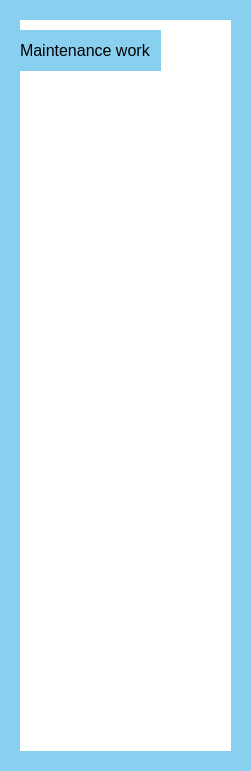
    <widget class="QWidget" name="maintenanceWidget_5" native="true">
     <property name="geometry">
      <rect>
       <x>1890</x>
       <y>200</y>
       <width>251</width>
       <height>771</height>
      </rect>
     </property>
     <property name="palette">
      <palette>
       <active>
        <colorrole role="Button">
         <brush brushstyle="SolidPattern">
          <color alpha="255">
           <red>137</red>
           <green>207</green>
           <blue>240</blue>
          </color>
         </brush>
        </colorrole>
        <colorrole role="BrightText">
         <brush brushstyle="SolidPattern">
          <color alpha="255">
           <red>0</red>
           <green>0</green>
           <blue>0</blue>
          </color>
         </brush>
        </colorrole>
        <colorrole role="Base">
         <brush brushstyle="SolidPattern">
          <color alpha="255">
           <red>137</red>
           <green>207</green>
           <blue>240</blue>
          </color>
         </brush>
        </colorrole>
        <colorrole role="Window">
         <brush brushstyle="SolidPattern">
          <color alpha="255">
           <red>137</red>
           <green>207</green>
           <blue>240</blue>
          </color>
         </brush>
        </colorrole>
       </active>
       <inactive>
        <colorrole role="Button">
         <brush brushstyle="SolidPattern">
          <color alpha="255">
           <red>137</red>
           <green>207</green>
           <blue>240</blue>
          </color>
         </brush>
        </colorrole>
        <colorrole role="BrightText">
         <brush brushstyle="SolidPattern">
          <color alpha="255">
           <red>255</red>
           <green>51</green>
           <blue>51</blue>
          </color>
         </brush>
        </colorrole>
        <colorrole role="Base">
         <brush brushstyle="SolidPattern">
          <color alpha="255">
           <red>137</red>
           <green>207</green>
           <blue>240</blue>
          </color>
         </brush>
        </colorrole>
        <colorrole role="Window">
         <brush brushstyle="SolidPattern">
          <color alpha="255">
           <red>137</red>
           <green>207</green>
           <blue>240</blue>
          </color>
         </brush>
        </colorrole>
       </inactive>
       <disabled>
        <colorrole role="Button">
         <brush brushstyle="SolidPattern">
          <color alpha="255">
           <red>137</red>
           <green>207</green>
           <blue>240</blue>
          </color>
         </brush>
        </colorrole>
        <colorrole role="BrightText">
         <brush brushstyle="SolidPattern">
          <color alpha="255">
           <red>0</red>
           <green>0</green>
           <blue>0</blue>
          </color>
         </brush>
        </colorrole>
        <colorrole role="Base">
         <brush brushstyle="SolidPattern">
          <color alpha="255">
           <red>137</red>
           <green>207</green>
           <blue>240</blue>
          </color>
         </brush>
        </colorrole>
        <colorrole role="Window">
         <brush brushstyle="SolidPattern">
          <color alpha="255">
           <red>137</red>
           <green>207</green>
           <blue>240</blue>
          </color>
         </brush>
        </colorrole>
       </disabled>
      </palette>
     </property>
     <property name="autoFillBackground">
      <bool>false</bool>
     </property>
     <property name="styleSheet">
      <string notr="true">background-color: rgb(137, 207, 240);</string>
     </property>
     <widget class="QListView" name="maintenancelistView_9">
      <property name="geometry">
       <rect>
        <x>20</x>
        <y>20</y>
        <width>211</width>
        <height>731</height>
       </rect>
      </property>
      <property name="palette">
       <palette>
        <active>
         <colorrole role="Button">
          <brush brushstyle="SolidPattern">
           <color alpha="255">
            <red>255</red>
            <green>255</green>
            <blue>255</blue>
           </color>
          </brush>
         </colorrole>
         <colorrole role="BrightText">
          <brush brushstyle="SolidPattern">
           <color alpha="255">
            <red>0</red>
            <green>0</green>
            <blue>0</blue>
           </color>
          </brush>
         </colorrole>
         <colorrole role="Window">
          <brush brushstyle="SolidPattern">
           <color alpha="255">
            <red>255</red>
            <green>255</green>
            <blue>255</blue>
           </color>
          </brush>
         </colorrole>
        </active>
        <inactive>
         <colorrole role="Button">
          <brush brushstyle="SolidPattern">
           <color alpha="255">
            <red>255</red>
            <green>255</green>
            <blue>255</blue>
           </color>
          </brush>
         </colorrole>
         <colorrole role="BrightText">
          <brush brushstyle="SolidPattern">
           <color alpha="255">
            <red>255</red>
            <green>51</green>
            <blue>51</blue>
           </color>
          </brush>
         </colorrole>
         <colorrole role="Window">
          <brush brushstyle="SolidPattern">
           <color alpha="255">
            <red>255</red>
            <green>255</green>
            <blue>255</blue>
           </color>
          </brush>
         </colorrole>
        </inactive>
        <disabled>
         <colorrole role="Button">
          <brush brushstyle="SolidPattern">
           <color alpha="255">
            <red>255</red>
            <green>255</green>
            <blue>255</blue>
           </color>
          </brush>
         </colorrole>
         <colorrole role="BrightText">
          <brush brushstyle="SolidPattern">
           <color alpha="255">
            <red>0</red>
            <green>0</green>
            <blue>0</blue>
           </color>
          </brush>
         </colorrole>
         <colorrole role="Window">
          <brush brushstyle="SolidPattern">
           <color alpha="255">
            <red>255</red>
            <green>255</green>
            <blue>255</blue>
           </color>
          </brush>
         </colorrole>
        </disabled>
       </palette>
      </property>
      <property name="autoFillBackground">
       <bool>true</bool>
      </property>
      <property name="styleSheet">
       <string notr="true">background-color: rgb(255, 255, 255);</string>
      </property>
      <property name="frameShape">
       <enum>QFrame::NoFrame</enum>
      </property>
     </widget>
     <widget class="QFrame" name="frame_19">
      <property name="geometry">
       <rect>
        <x>10</x>
        <y>30</y>
        <width>151</width>
        <height>41</height>
       </rect>
      </property>
      <property name="palette">
       <palette>
        <active>
         <colorrole role="Button">
          <brush brushstyle="SolidPattern">
           <color alpha="255">
            <red>137</red>
            <green>207</green>
            <blue>240</blue>
           </color>
          </brush>
         </colorrole>
         <colorrole role="BrightText">
          <brush brushstyle="SolidPattern">
           <color alpha="255">
            <red>0</red>
            <green>0</green>
            <blue>0</blue>
           </color>
          </brush>
         </colorrole>
         <colorrole role="Base">
          <brush brushstyle="SolidPattern">
           <color alpha="255">
            <red>137</red>
            <green>207</green>
            <blue>240</blue>
           </color>
          </brush>
         </colorrole>
         <colorrole role="Window">
          <brush brushstyle="SolidPattern">
           <color alpha="255">
            <red>137</red>
            <green>207</green>
            <blue>240</blue>
           </color>
          </brush>
         </colorrole>
        </active>
        <inactive>
         <colorrole role="Button">
          <brush brushstyle="SolidPattern">
           <color alpha="255">
            <red>137</red>
            <green>207</green>
            <blue>240</blue>
           </color>
          </brush>
         </colorrole>
         <colorrole role="BrightText">
          <brush brushstyle="SolidPattern">
           <color alpha="255">
            <red>255</red>
            <green>51</green>
            <blue>51</blue>
           </color>
          </brush>
         </colorrole>
         <colorrole role="Base">
          <brush brushstyle="SolidPattern">
           <color alpha="255">
            <red>137</red>
            <green>207</green>
            <blue>240</blue>
           </color>
          </brush>
         </colorrole>
         <colorrole role="Window">
          <brush brushstyle="SolidPattern">
           <color alpha="255">
            <red>137</red>
            <green>207</green>
            <blue>240</blue>
           </color>
          </brush>
         </colorrole>
        </inactive>
        <disabled>
         <colorrole role="Button">
          <brush brushstyle="SolidPattern">
           <color alpha="255">
            <red>137</red>
            <green>207</green>
            <blue>240</blue>
           </color>
          </brush>
         </colorrole>
         <colorrole role="BrightText">
          <brush brushstyle="SolidPattern">
           <color alpha="255">
            <red>0</red>
            <green>0</green>
            <blue>0</blue>
           </color>
          </brush>
         </colorrole>
         <colorrole role="Base">
          <brush brushstyle="SolidPattern">
           <color alpha="255">
            <red>137</red>
            <green>207</green>
            <blue>240</blue>
           </color>
          </brush>
         </colorrole>
         <colorrole role="Window">
          <brush brushstyle="SolidPattern">
           <color alpha="255">
            <red>137</red>
            <green>207</green>
            <blue>240</blue>
           </color>
          </brush>
         </colorrole>
        </disabled>
       </palette>
      </property>
      <property name="autoFillBackground">
       <bool>false</bool>
      </property>
      <property name="styleSheet">
       <string notr="true">background-color: rgb(137, 207, 240);</string>
      </property>
      <property name="frameShape">
       <enum>QFrame::NoFrame</enum>
      </property>
      <property name="frameShadow">
       <enum>QFrame::Plain</enum>
      </property>
      <widget class="QLabel" name="maintenanceworkLabel_9">
       <property name="geometry">
        <rect>
         <x>10</x>
         <y>10</y>
         <width>131</width>
         <height>20</height>
        </rect>
       </property>
       <property name="palette">
        <palette>
         <active>
          <colorrole role="Button">
           <brush brushstyle="SolidPattern">
            <color alpha="255">
             <red>137</red>
             <green>207</green>
             <blue>240</blue>
            </color>
           </brush>
          </colorrole>
          <colorrole role="BrightText">
           <brush brushstyle="SolidPattern">
            <color alpha="255">
             <red>0</red>
             <green>0</green>
             <blue>0</blue>
            </color>
           </brush>
          </colorrole>
          <colorrole role="Base">
           <brush brushstyle="SolidPattern">
            <color alpha="255">
             <red>137</red>
             <green>207</green>
             <blue>240</blue>
            </color>
           </brush>
          </colorrole>
          <colorrole role="Window">
           <brush brushstyle="SolidPattern">
            <color alpha="255">
             <red>137</red>
             <green>207</green>
             <blue>240</blue>
            </color>
           </brush>
          </colorrole>
         </active>
         <inactive>
          <colorrole role="Button">
           <brush brushstyle="SolidPattern">
            <color alpha="255">
             <red>137</red>
             <green>207</green>
             <blue>240</blue>
            </color>
           </brush>
          </colorrole>
          <colorrole role="BrightText">
           <brush brushstyle="SolidPattern">
            <color alpha="255">
             <red>255</red>
             <green>51</green>
             <blue>51</blue>
            </color>
           </brush>
          </colorrole>
          <colorrole role="Base">
           <brush brushstyle="SolidPattern">
            <color alpha="255">
             <red>137</red>
             <green>207</green>
             <blue>240</blue>
            </color>
           </brush>
          </colorrole>
          <colorrole role="Window">
           <brush brushstyle="SolidPattern">
            <color alpha="255">
             <red>137</red>
             <green>207</green>
             <blue>240</blue>
            </color>
           </brush>
          </colorrole>
         </inactive>
         <disabled>
          <colorrole role="Button">
           <brush brushstyle="SolidPattern">
            <color alpha="255">
             <red>137</red>
             <green>207</green>
             <blue>240</blue>
            </color>
           </brush>
          </colorrole>
          <colorrole role="BrightText">
           <brush brushstyle="SolidPattern">
            <color alpha="255">
             <red>0</red>
             <green>0</green>
             <blue>0</blue>
            </color>
           </brush>
          </colorrole>
          <colorrole role="Base">
           <brush brushstyle="SolidPattern">
            <color alpha="255">
             <red>137</red>
             <green>207</green>
             <blue>240</blue>
            </color>
           </brush>
          </colorrole>
          <colorrole role="Window">
           <brush brushstyle="SolidPattern">
            <color alpha="255">
             <red>137</red>
             <green>207</green>
             <blue>240</blue>
            </color>
           </brush>
          </colorrole>
         </disabled>
        </palette>
       </property>
       <property name="font">
        <font>
         <pointsize>12</pointsize>
        </font>
       </property>
       <property name="text">
        <string>Maintenance work</string>
       </property>
      </widget>
     </widget>
    </widget>
